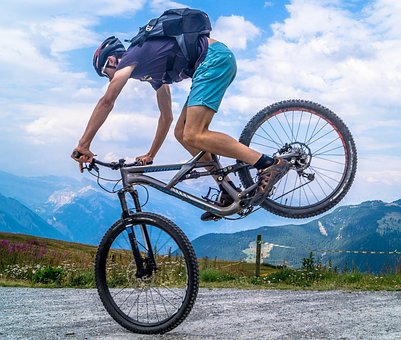
#> input picture images/cycle.jpg, 401 x 340 px, found by its file name
$ jupyter execute Separating_the_RGB_channels.ipynb
#> lines starting #> are read from the running program, lines starting #| are printed output that depends on the picture
[cell 1]
import numpy as np
from PIL import Image, ImageFont, ImageDraw
from PIL.ImageChops import add, subtract, multiply, difference, screen
import PIL.ImageStat as stat

import matplotlib.pylab as plt

im = Image.open("..\\images\\cycle.jpg")
#> im is the input picture: PIL image 401x340 RGB; mean R, G, B 136.3, 156.1, 175.8


ch_r, ch_g, ch_b = im.split() # split the RGB image into 3 channels: R, G
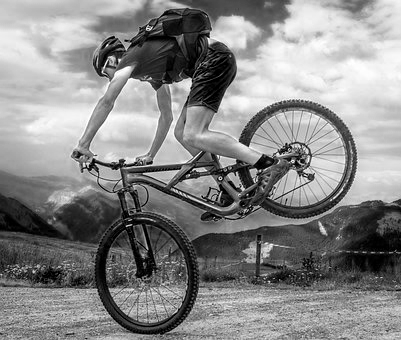
#> ch_r: PIL image 401x340 L; min 0, max 255, mean 136.3
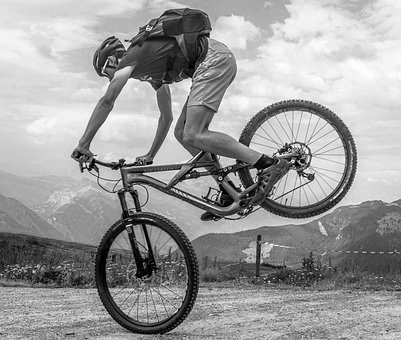
#> ch_g: PIL image 401x340 L; min 0, max 255, mean 156.1
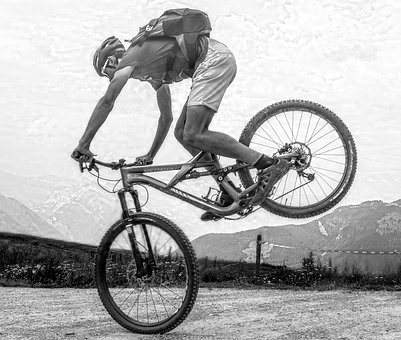
#> ch_b: PIL image 401x340 L; min 0, max 255, mean 175.8

# we shall use matplotlib to display the channels
plt.figure(figsize=(18,6))
plt.subplot(1,3,1); plt.imshow(ch_r, cmap=plt.cm.Reds); plt.axis('off')
plt.subplot(1,3,2); plt.imshow(ch_g, cmap=plt.cm.Greens); plt.axis('off')
plt.subplot(1,3,3); plt.imshow(ch_b, cmap=plt.cm.Blues); plt.axis('off')
plt.tight_layout()
plt.show() # show the R, G, B channels
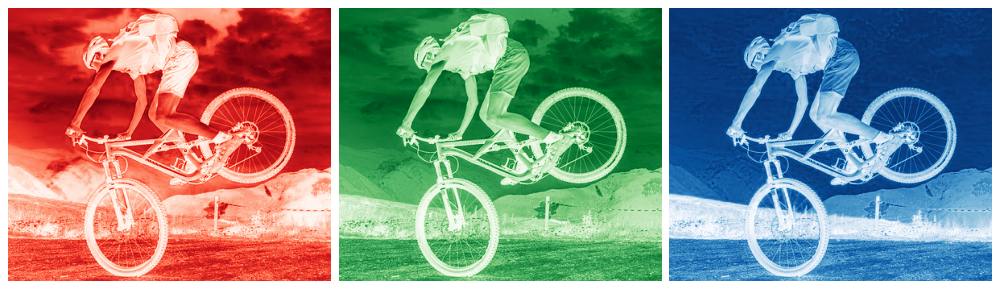
#> figure drawn by matplotlib, 3 panels

$ run again, with images/aero.jpg copied over images/cycle.jpg
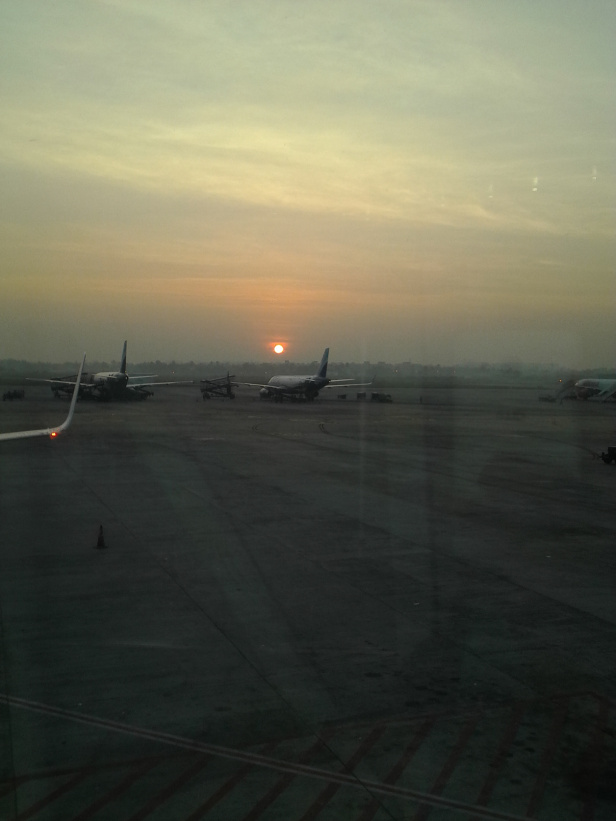
#> input picture images/aero.jpg, 616 x 821 px, found by its file name
#> im is the input picture: PIL image 616x821 RGB; mean R, G, B 96.6, 97, 80.1
#> `ch_r, ch_g, ch_b = im.split()`:
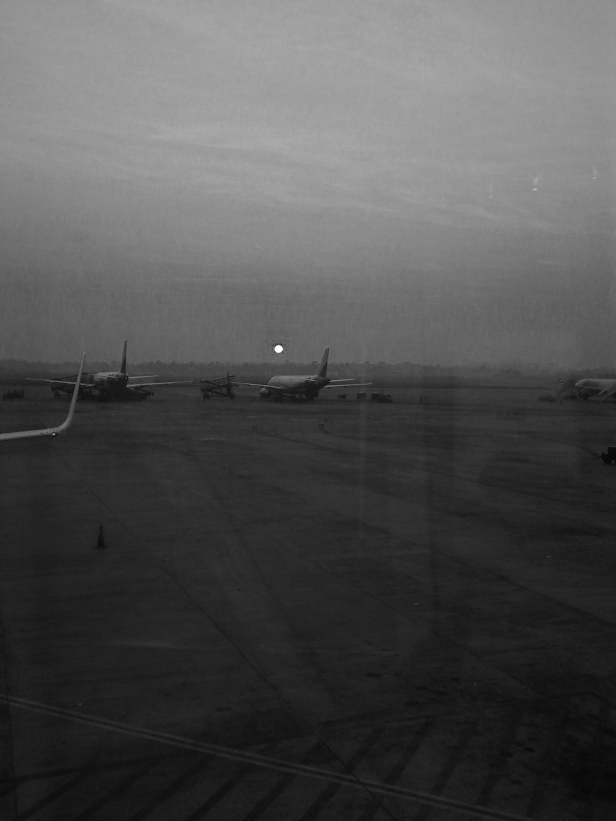
#> ch_b: PIL image 616x821 L; min 5, max 255, mean 80.1
#> `[cell 1] import numpy as np from PIL import Image, ImageFont, ImageDra..`:
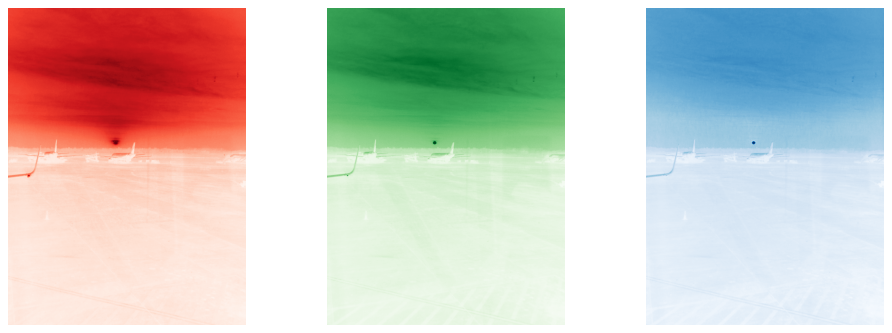
#> figure drawn by matplotlib, 3 panels

$ run again, with images/bisons.jpg copied over images/cycle.jpg
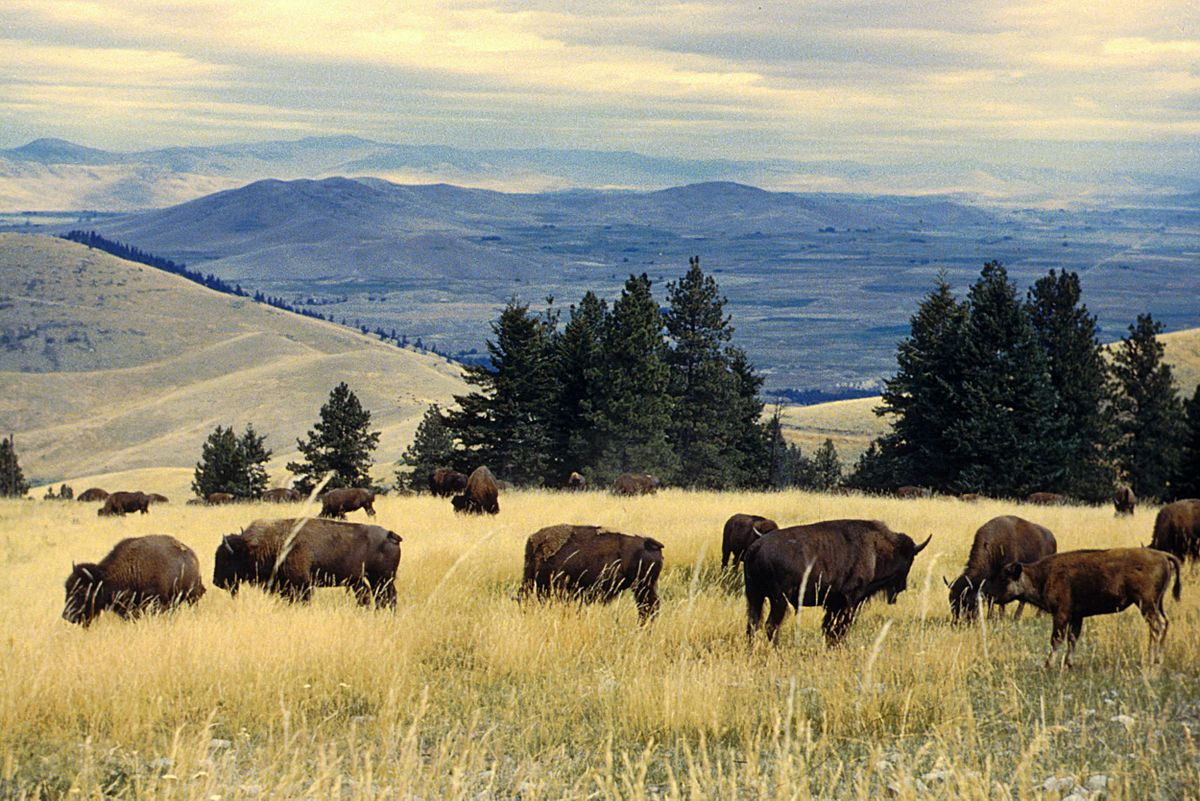
#> input picture images/bisons.jpg, 1200 x 801 px, found by its file name
#> im is the input picture: PIL image 1200x801 RGB; mean R, G, B 146.7, 141.9, 119.5
#> `ch_r, ch_g, ch_b = im.split()`:
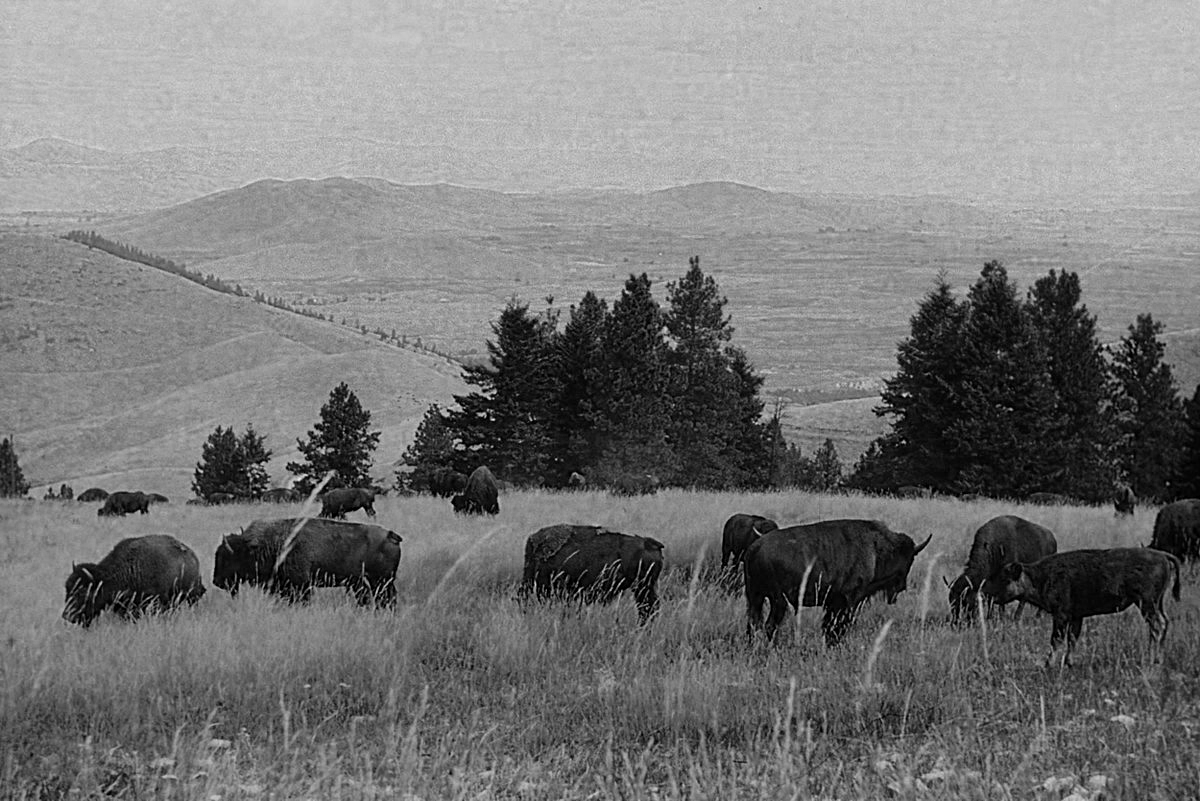
#> ch_b: PIL image 1200x801 L; min 0, max 236, mean 119.5
#> `[cell 1] import numpy as np from PIL import Image, ImageFont, ImageDra..`:
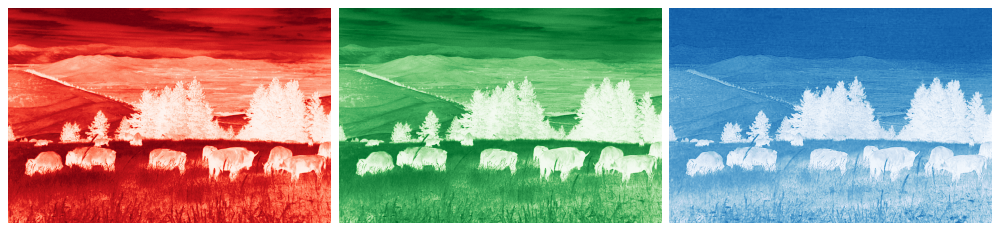
#> figure drawn by matplotlib, 3 panels
